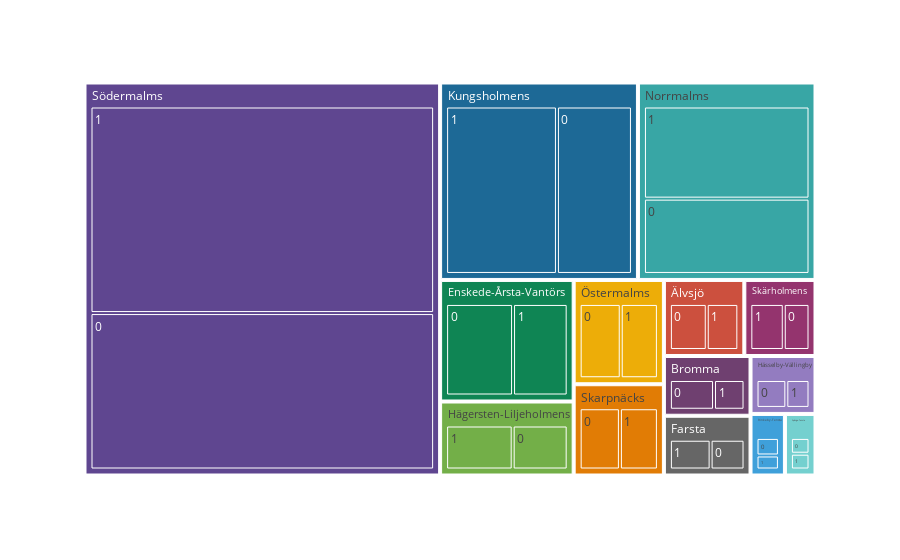

Notebook code for this chart:
### Code cell
# Define a custom color mapping function
def get_tile_color(tile_path):
    # Get the name of the neighbourhood and the dominant topic from the tile path
    neighbourhood, dominant_topic = tile_path[-2:]

    # Assign a specific color to each combination of neighbourhood and dominant topic
    if dominant_topic == 'topic 0' and neighbourhood == 'Neighbourhood 1':
        return 'red'
    elif dominant_topic == 'topic 1' and neighbourhood == 'Neighbourhood 2':
        return 'green'
    else:
        # Use the default color scale for all other tiles
        return None

# Create the treemap with the custom color mapping function
fig = px.treemap(
    numnber_topic_by_neighbourhood,
    path=['neighbourhood', 'dominant_topic'],
    values='number_of_reviews',
    color_discrete_sequence=PALETTE,
    color_continuous_midpoint=np.average(numnber_topic_by_neighbourhood['number_of_reviews']),
)

# Apply the custom color mapping function to each tile
fig.data[0].marker.colors = [get_tile_color(tile_path) for tile_path in fig.data[0].ids]

# Show the figure
fig.show()

### Figure 1 — Plotly figure (JSON) as saved in the notebook; plotly's stock layout.template omitted (floating-point values rounded to 4 significant figures)
{"data": [{"branchvalues": "total", "domain": {"x": [0, 1], "y": [0, 1]}, "hovertemplate": "labels=%{label}<br>number_of_reviews=%{value}<br>parent=%{parent}<br>id=%{id}<extra></extra>", "ids": ["Bromma/0", "Enskede-Årsta-Vantörs/0", "Farsta/0", "Hägersten-Liljeholmens/0", "Hässelby-Vällingby/0", "Kungsholmens/0", "Norrmalms/0", "Rinkeby-Tensta/0", "Skarpnäcks/0", "Skärholmens/0", "Spånga-Tensta/0", "Södermalms/0", "Älvsjö/0", "Östermalms/0", "Bromma/1", "Enskede-Årsta-Vantörs/1", "Farsta/1", "Hägersten-Liljeholmens/1", "Hässelby-Vällingby/1", "Kungsholmens/1", "Norrmalms/1", "Rinkeby-Tensta/1", "Skarpnäcks/1", "Skärholmens/1", "Spånga-Tensta/1", "Södermalms/1", "Älvsjö/1", "Östermalms/1", "Bromma", "Enskede-Årsta-Vantörs", "Farsta", "Hägersten-Liljeholmens", "Hässelby-Vällingby", "Kungsholmens", "Norrmalms", "Rinkeby-Tensta", "Skarpnäcks", "Skärholmens", "Spånga-Tensta", "Södermalms", "Älvsjö", "Östermalms"], "labels": ["0", "0", "0", "0", "0", "0", "0", "0", "0", "0", "0", "0", "0", "0", "1", "1", "1", "1", "1", "1", "1", "1", "1", "1", "1", "1", "1", "1", "Bromma", "Enskede-Årsta-Vantörs", "Farsta", "Hägersten-Liljeholmens", "Hässelby-Vällingby", "Kungsholmens", "Norrmalms", "Rinkeby-Tensta", "Skarpnäcks", "Skärholmens", "Spånga-Tensta", "Södermalms", "Älvsjö", "Östermalms"], "marker": {"colors": [null, null, null, null, null, null, null, null, null, null, null, null, null, null, null, null, null, null, null, null, null, null, null, null, null, null, null, null, null, null, null, null, null, null, null, null, null, null, null, null, null, null]}, "name": "", "parents": ["Bromma", "Enskede-Årsta-Vantörs", "Farsta", "Hägersten-Liljeholmens", "Hässelby-Vällingby", "Kungsholmens", "Norrmalms", "Rinkeby-Tensta", "Skarpnäcks", "Skärholmens", "Spånga-Tensta", "Södermalms", "Älvsjö", "Östermalms", "Bromma", "Enskede-Årsta-Vantörs", "Farsta", "Hägersten-Liljeholmens", "Hässelby-Vällingby", "Kungsholmens", "Norrmalms", "Rinkeby-Tensta", "Skarpnäcks", "Skärholmens", "Spånga-Tensta", "Södermalms", "Älvsjö", "Östermalms", "", "", "", "", "", "", "", "", "", "", "", "", "", ""], "type": "treemap", "values": [13, 38, 10, 19, 9, 67, 67, 5, 18, 10, 4, 256, 14, 21, 9, 31, 12, 23, 7, 99, 82, 4, 17, 13, 4, 338, 12, 19, 22, 69, 22, 42, 16, 166, 149, 9, 35, 23, 8, 594, 26, 40]}], "layout": {"legend": {"tracegroupgap": 0}, "margin": {"t": 60}, "treemapcolorway": ["rgb(95, 70, 144)", "rgb(29, 105, 150)", "rgb(56, 166, 165)", "rgb(15, 133, 84)", "rgb(115, 175, 72)", "rgb(237, 173, 8)", "rgb(225, 124, 5)", "rgb(204, 80, 62)", "rgb(148, 52, 110)", "rgb(111, 64, 112)", "rgb(102, 102, 102)"]}}
